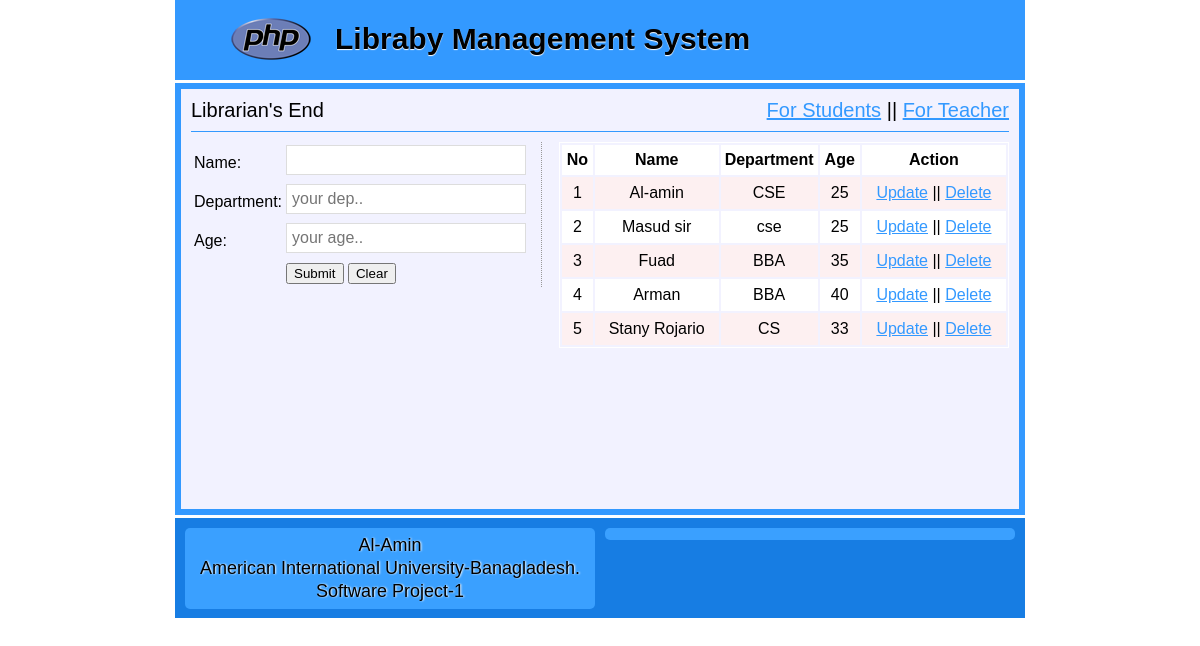
The page /librarian/teacher.php on the database its author committed.
### tables this page shows
CREATE TABLE `tbl_teacher` (
  `id` int(11) NOT NULL,
  `name` varchar(50) NOT NULL,
  `dep` varchar(50) NOT NULL,
  `age` int(11) NOT NULL
);

### librarian/classes/main.php (called while the page is built, shortened)
<?php
	include "DB.php";
	abstract class main{
		protected $table;
		public function readAll(){
			$sql = "SELECT * FROM $this->table";
			$stmt = DB::prepare($sql);
			$stmt->execute();
			return $stmt->fetchALL();
		}
	}
?>

### librarian/classes/DB.php (called while the page is built, shortened)
<?php
	class DB{
	private static $pdo;
		public static function connection(){
			if(!isset(self::$pdo)){
					try{
					self::$pdo = new PDO('mysql:host='.DB_HOST.';dbname='.DB_NAME,DB_USER,DB_PASS);
					}catch(PDOException $e){
					echo $e->getMessage();
				}
			}
			return self::$pdo;
		}
		public static function prepare($sql){
			return self::connection()->prepare($sql);
		}
	}
?>

### librarian/teacher.php (the view, shortened to what this page needs)
<?php include "inc/header.php"; ?>
<section class="mainleft">
    <?php
    $user = new Teacher();
?>
<?php
    if (isset($_GET['action']) && $_GET['action']=='Update') {
        $id = (int)$_GET['id'];
        $result = $user->readById($id);
?>
<form action="" method="post">
 <table>
    <input type="hidden" name="id" value="<?php echo $result['id']; ?>" />
    <tr>
        <td>Name: </td>
        <td><input type="text" name="name" value="<?php echo $result['name']; ?>" required="1"/></td>
    </tr>
    <tr>
       <td>Department: </td>
        <td><input type="text" name="dep" value="<?php echo $result['dep']; ?>" required="1"/></td>
    </tr>
    <tr>
      <td>Age: </td>
        <td><input type="text" name="age" value="<?php echo $result['age']; ?>" required="1"/></td>
    </tr>
    <tr>
      <td></td>
        <td>
        <input type="submit" name="Update" value="Submit"/>
        </td>
    </tr>
  </table>
</form>
<?php } else{ ?>
<form action="" method="post">
 <table>
    <tr>
        <td>Name: </td>
        <td><input type="text" name="name" required="1"/></td>
    </tr>
    <tr>
       <td>Department: </td>
        <td><input type="text" name="dep"  placeholder="your dep.." required="1"/></td>
    </tr>
    <tr>
      <td>Age: </td>
        <td><input type="text" name="age"  placeholder="your age.." required="1"/></td>
    </tr>
    <tr>
      <td></td>
        <td>
        <input type="submit" name="create" value="Submit"/>
        <input type="reset" value="Clear"/>
        </td>
    </tr>
  </table>
</form>
<?php } ?>
</section>
<section class="mainright">
  <table class="tblone">
    <tr>
        <th>No</th>
        <th>Name</th>
        <th>Department</th>
        <th>Age</th>
        <th>Action</th>
    </tr>
<?php
    foreach ($user->readAll() as $key => $value) {
?>
      <tr>
        <td><?php echo $value['id']; ?></td>
        <td><?php echo $value['name']; ?></td>
        <td><?php echo $value['dep']; ?></td>
        <td><?php echo $value['age']; ?></td>
        <td>
            <?php echo "<a href='teacher.php?action=Update&id=".$value['id']."'>Update</a>" ;?> || <?php echo "<a href='teacher.php?action=delete&id=".$value['id']."' onClick='return confirm(\" Are you sure to delete Data ...\")'>Delete</a>" ;?>
        </td>
    </tr>
<?php } ?>
  </table>
</section>
<?php include "inc/footer.php"; ?>

### librarian/inc/header.php (style rules this page uses)
body { font-family: arial;font-size: 15px;line-height: 18px;margin: 0 auto;width: 850px; }
a { color:#3399FF; }
.mainleft { border-right: 1px dotted #999;float: left;margin-right: 16px;width: 350px; }
.mainright { float:right;width:450px; }
.tblone { width:100%;border:1px solid #fff; }
.tblone td { padding:5px 10px;text-align:center; }
table.tblone tr:nth-child(2n+1) { background:#fff;height:30px; }
table.tblone tr:nth-child(2n) { background:#fdf0f1 none repeat scroll 0 0;height:30px; }
input[type="text"] { border:1px solid #ddd;margin-bottom:5px;padding:5px;width:228px;font-size:16px }
input[type="submit"] { cursor: pointer }

### rows shown on the page
tbl_teacher: id "1", name "Al-amin", dep "CSE", age "25"
tbl_teacher: id "2", name "Masud sir", dep "cse", age "25"
tbl_teacher: id "3", name "Fuad", dep "BBA", age "35"
tbl_teacher: id "4", name "Arman", dep "BBA", age "40"
tbl_teacher: id "5", name "Stany Rojario", dep "CS", age "33"
